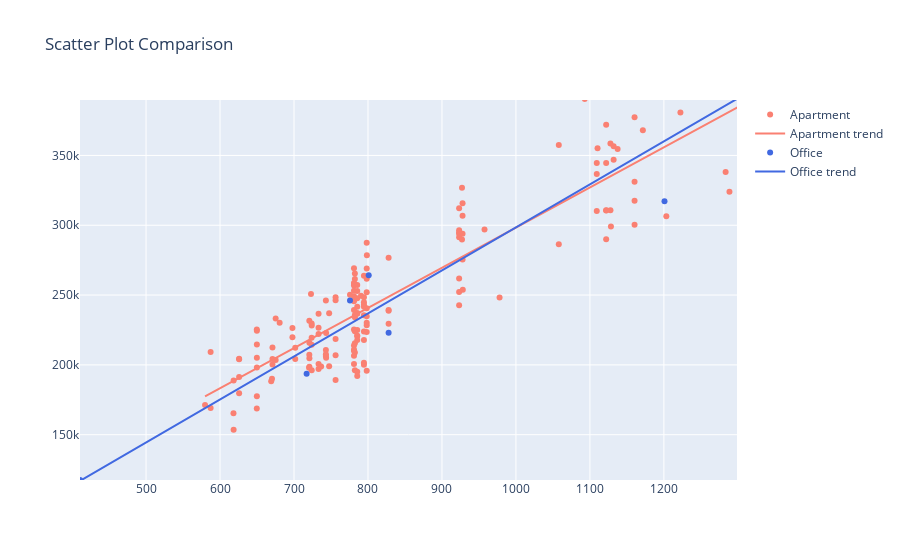

The notebook cell this image was saved under:
### Markdown cell above
По данному график создаётся ощущение, что офисы и квартиры стоят примерно одинаково.<br>Чтобы убедиться в том, что оба типа жилья примерно одинаково стоят в расчёте на площадь, построим линии тренда для обоих типов жилья.

### Code cell
import pandas as pd
import plotly.graph_objects as go
import seaborn as sns
import numpy as np

colors = ['salmon', 'royalblue']

traces = []
for i, type_of_property in enumerate(df.type_of_property.unique()):
    df_temp = df[df.type_of_property==type_of_property]

    scatter_trendline = np.polyfit(df_temp['area_ft'], df_temp['price'], deg=1)
    scatter_trendline_x = np.linspace(df_temp['area_ft'].min(), df_temp['price'].max(), 100)
    scatter_trendline_y = np.polyval(scatter_trendline, scatter_trendline_x)

    scatter_trace = go.Scatter(
        x=df_temp['area_ft'],
        y=df_temp['price'],
        mode='markers',
        name=type_of_property,
        marker=dict(color=colors[i]),
    )

    trendline_trace = go.Scatter(
        x=scatter_trendline_x,
        y=scatter_trendline_y,
        mode='lines',
        name=type_of_property + " trend",
        marker=dict(color=colors[i]),
    )

    traces.append(scatter_trace)
    traces.append(trendline_trace)


layout = go.Layout(title='Scatter Plot Comparison')
fig = go.Figure(data=traces, layout=layout)
fig.update_xaxes(range=[df.area_ft.min(), df.area_ft.quantile(0.9)])
fig.update_yaxes(range=[df.price.min(), df.price.quantile(0.9)])

fig.show()
